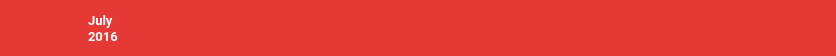
         <widget class="QFrame" name="Header">
          <property name="sizePolicy">
           <sizepolicy hsizetype="Minimum" vsizetype="Minimum">
            <horstretch>0</horstretch>
            <verstretch>0</verstretch>
           </sizepolicy>
          </property>
          <property name="minimumSize">
           <size>
            <width>0</width>
            <height>56</height>
           </size>
          </property>
          <property name="maximumSize">
           <size>
            <width>16777215</width>
            <height>56</height>
           </size>
          </property>
          <property name="palette">
           <palette>
            <active>
             <colorrole role="Base">
              <brush brushstyle="SolidPattern">
               <color alpha="255">
                <red>255</red>
                <green>255</green>
                <blue>255</blue>
               </color>
              </brush>
             </colorrole>
             <colorrole role="Window">
              <brush brushstyle="SolidPattern">
               <color alpha="255">
                <red>229</red>
                <green>57</green>
                <blue>53</blue>
               </color>
              </brush>
             </colorrole>
            </active>
            <inactive>
             <colorrole role="Base">
              <brush brushstyle="SolidPattern">
               <color alpha="255">
                <red>255</red>
                <green>255</green>
                <blue>255</blue>
               </color>
              </brush>
             </colorrole>
             <colorrole role="Window">
              <brush brushstyle="SolidPattern">
               <color alpha="255">
                <red>229</red>
                <green>57</green>
                <blue>53</blue>
               </color>
              </brush>
             </colorrole>
            </inactive>
            <disabled>
             <colorrole role="Base">
              <brush brushstyle="SolidPattern">
               <color alpha="255">
                <red>229</red>
                <green>57</green>
                <blue>53</blue>
               </color>
              </brush>
             </colorrole>
             <colorrole role="Window">
              <brush brushstyle="SolidPattern">
               <color alpha="255">
                <red>229</red>
                <green>57</green>
                <blue>53</blue>
               </color>
              </brush>
             </colorrole>
            </disabled>
           </palette>
          </property>
          <property name="autoFillBackground">
           <bool>true</bool>
          </property>
          <property name="frameShape">
           <enum>QFrame::NoFrame</enum>
          </property>
          <property name="frameShadow">
           <enum>QFrame::Raised</enum>
          </property>
          <property name="lineWidth">
           <number>0</number>
          </property>
          <layout class="QHBoxLayout" name="horizontalLayout_8">
           <property name="spacing">
            <number>0</number>
           </property>
           <property name="leftMargin">
            <number>0</number>
           </property>
           <property name="topMargin">
            <number>0</number>
           </property>
           <property name="rightMargin">
            <number>0</number>
           </property>
           <property name="bottomMargin">
            <number>0</number>
           </property>
           <item>
            <widget class="QPushButton" name="prevMonthBtn">
             <property name="sizePolicy">
              <sizepolicy hsizetype="Maximum" vsizetype="Minimum">
               <horstretch>0</horstretch>
               <verstretch>0</verstretch>
              </sizepolicy>
             </property>
             <property name="minimumSize">
              <size>
               <width>45</width>
               <height>0</height>
              </size>
             </property>
             <property name="maximumSize">
              <size>
               <width>50</width>
               <height>16777215</height>
              </size>
             </property>
             <property name="cursor">
              <cursorShape>PointingHandCursor</cursorShape>
             </property>
             <property name="focusPolicy">
              <enum>Qt::NoFocus</enum>
             </property>
             <property name="text">
              <string/>
             </property>
             <property name="icon">
              <iconset>
               <normalon>:/Images/Resources/arrow_left.png</normalon>
              </iconset>
             </property>
             <property name="iconSize">
              <size>
               <width>16</width>
               <height>16</height>
              </size>
             </property>
             <property name="flat">
              <bool>true</bool>
             </property>
            </widget>
           </item>
           <item>
            <widget class="QPushButton" name="mainIcon">
             <property name="sizePolicy">
              <sizepolicy hsizetype="Minimum" vsizetype="Minimum">
               <horstretch>0</horstretch>
               <verstretch>0</verstretch>
              </sizepolicy>
             </property>
             <property name="text">
              <string/>
             </property>
             <property name="icon">
              <iconset resource="../resources.qrc">
               <normaloff>:/Images/Resources/ic_event_note_white_24px.svg</normaloff>:/Images/Resources/ic_event_note_white_24px.svg</iconset>
             </property>
             <property name="iconSize">
              <size>
               <width>28</width>
               <height>28</height>
              </size>
             </property>
             <property name="flat">
              <bool>true</bool>
             </property>
            </widget>
           </item>
           <item>
            <layout class="QHBoxLayout" name="horizontalLayout_3">
             <property name="spacing">
              <number>6</number>
             </property>
             <item>
              <layout class="QVBoxLayout" name="verticalLayout_9">
               <property name="spacing">
                <number>0</number>
               </property>
               <property name="leftMargin">
                <number>3</number>
               </property>
               <item>
                <spacer name="verticalSpacer_6">
                 <property name="orientation">
                  <enum>Qt::Vertical</enum>
                 </property>
                 <property name="sizeType">
                  <enum>QSizePolicy::Maximum</enum>
                 </property>
                 <property name="sizeHint" stdset="0">
                  <size>
                   <width>20</width>
                   <height>10</height>
                  </size>
                 </property>
                </spacer>
               </item>
               <item>
                <widget class="QLabel" name="monthLabel">
                 <property name="sizePolicy">
                  <sizepolicy hsizetype="Maximum" vsizetype="Maximum">
                   <horstretch>0</horstretch>
                   <verstretch>0</verstretch>
                  </sizepolicy>
                 </property>
                 <property name="minimumSize">
                  <size>
                   <width>65</width>
                   <height>10</height>
                  </size>
                 </property>
                 <property name="maximumSize">
                  <size>
                   <width>16777215</width>
                   <height>16</height>
                  </size>
                 </property>
                 <property name="palette">
                  <palette>
                   <active>
                    <colorrole role="WindowText">
                     <brush brushstyle="SolidPattern">
                      <color alpha="255">
                       <red>255</red>
                       <green>255</green>
                       <blue>255</blue>
                      </color>
                     </brush>
                    </colorrole>
                   </active>
                   <inactive>
                    <colorrole role="WindowText">
                     <brush brushstyle="SolidPattern">
                      <color alpha="255">
                       <red>255</red>
                       <green>255</green>
                       <blue>255</blue>
                      </color>
                     </brush>
                    </colorrole>
                   </inactive>
                   <disabled>
                    <colorrole role="WindowText">
                     <brush brushstyle="SolidPattern">
                      <color alpha="255">
                       <red>190</red>
                       <green>190</green>
                       <blue>190</blue>
                      </color>
                     </brush>
                    </colorrole>
                   </disabled>
                  </palette>
                 </property>
                 <property name="font">
                  <font>
                   <family>Roboto</family>
                   <pointsize>10</pointsize>
                   <weight>75</weight>
                   <bold>true</bold>
                  </font>
                 </property>
                 <property name="text">
                  <string>July</string>
                 </property>
                </widget>
               </item>
               <item>
                <widget class="QLabel" name="yearLabel">
                 <property name="sizePolicy">
                  <sizepolicy hsizetype="Maximum" vsizetype="Maximum">
                   <horstretch>0</horstretch>
                   <verstretch>0</verstretch>
                  </sizepolicy>
                 </property>
                 <property name="minimumSize">
                  <size>
                   <width>0</width>
                   <height>12</height>
                  </size>
                 </property>
                 <property name="maximumSize">
                  <size>
                   <width>16777215</width>
                   <height>12</height>
                  </size>
                 </property>
                 <property name="baseSize">
                  <size>
                   <width>0</width>
                   <height>13</height>
                  </size>
                 </property>
                 <property name="palette">
                  <palette>
                   <active>
                    <colorrole role="WindowText">
                     <brush brushstyle="SolidPattern">
                      <color alpha="255">
                       <red>255</red>
                       <green>255</green>
                       <blue>255</blue>
                      </color>
                     </brush>
                    </colorrole>
                   </active>
                   <inactive>
                    <colorrole role="WindowText">
                     <brush brushstyle="SolidPattern">
                      <color alpha="255">
                       <red>255</red>
                       <green>255</green>
                       <blue>255</blue>
                      </color>
                     </brush>
                    </colorrole>
                   </inactive>
                   <disabled>
                    <colorrole role="WindowText">
                     <brush brushstyle="SolidPattern">
                      <color alpha="255">
                       <red>190</red>
                       <green>190</green>
                       <blue>190</blue>
                      </color>
                     </brush>
                    </colorrole>
                   </disabled>
                  </palette>
                 </property>
                 <property name="font">
                  <font>
                   <family>Roboto</family>
                   <pointsize>10</pointsize>
                   <weight>75</weight>
                   <bold>true</bold>
                  </font>
                 </property>
                 <property name="text">
                  <string>2016</string>
                 </property>
                </widget>
               </item>
               <item>
                <spacer name="verticalSpacer_7">
                 <property name="orientation">
                  <enum>Qt::Vertical</enum>
                 </property>
                 <property name="sizeType">
                  <enum>QSizePolicy::Maximum</enum>
                 </property>
                 <property name="sizeHint" stdset="0">
                  <size>
                   <width>20</width>
                   <height>10</height>
                  </size>
                 </property>
                </spacer>
               </item>
              </layout>
             </item>
            </layout>
           </item>
           <item>
            <widget class="QPushButton" name="nextMonthBtn">
             <property name="sizePolicy">
              <sizepolicy hsizetype="Maximum" vsizetype="Minimum">
               <horstretch>0</horstretch>
               <verstretch>0</verstretch>
              </sizepolicy>
             </property>
             <property name="minimumSize">
              <size>
               <width>45</width>
               <height>0</height>
              </size>
             </property>
             <property name="maximumSize">
              <size>
               <width>50</width>
               <height>16777215</height>
              </size>
             </property>
             <property name="cursor">
              <cursorShape>PointingHandCursor</cursorShape>
             </property>
             <property name="focusPolicy">
              <enum>Qt::NoFocus</enum>
             </property>
             <property name="text">
              <string/>
             </property>
             <property name="icon">
              <iconset>
               <normalon>:/Images/Resources/arrow_right.png</normalon>
              </iconset>
             </property>
             <property name="iconSize">
              <size>
               <width>16</width>
               <height>16</height>
              </size>
             </property>
             <property name="flat">
              <bool>true</bool>
             </property>
            </widget>
           </item>
           <item>
            <spacer name="horizontalSpacer">
             <property name="orientation">
              <enum>Qt::Horizontal</enum>
             </property>
             <property name="sizeType">
              <enum>QSizePolicy::Expanding</enum>
             </property>
             <property name="sizeHint" stdset="0">
              <size>
               <width>548</width>
               <height>17</height>
              </size>
             </property>
            </spacer>
           </item>
           <item>
            <widget class="QPushButton" name="statBtn">
             <property name="sizePolicy">
              <sizepolicy hsizetype="Minimum" vsizetype="Minimum">
               <horstretch>0</horstretch>
               <verstretch>0</verstretch>
              </sizepolicy>
             </property>
             <property name="minimumSize">
              <size>
               <width>45</width>
               <height>0</height>
              </size>
             </property>
             <property name="font">
              <font>
               <family>Roboto</family>
              </font>
             </property>
             <property name="cursor">
              <cursorShape>PointingHandCursor</cursorShape>
             </property>
             <property name="focusPolicy">
              <enum>Qt::NoFocus</enum>
             </property>
             <property name="text">
              <string/>
             </property>
             <property name="icon">
              <iconset resource="../resources.qrc">
               <normaloff>:/Images/Resources/ic_trending_up_white_24px.svg</normaloff>:/Images/Resources/ic_trending_up_white_24px.svg</iconset>
             </property>
             <property name="iconSize">
              <size>
               <width>18</width>
               <height>18</height>
              </size>
             </property>
             <property name="flat">
              <bool>true</bool>
             </property>
            </widget>
           </item>
           <item>
            <widget class="QPushButton" name="settingsBtn">
             <property name="sizePolicy">
              <sizepolicy hsizetype="Minimum" vsizetype="Minimum">
               <horstretch>0</horstretch>
               <verstretch>0</verstretch>
              </sizepolicy>
             </property>
             <property name="minimumSize">
              <size>
               <width>45</width>
               <height>0</height>
              </size>
             </property>
             <property name="cursor">
              <cursorShape>PointingHandCursor</cursorShape>
             </property>
             <property name="focusPolicy">
              <enum>Qt::NoFocus</enum>
             </property>
             <property name="text">
              <string/>
             </property>
             <property name="icon">
              <iconset resource="../resources.qrc">
               <normaloff>:/Images/Resources/ic_settings_white_24px.svg</normaloff>:/Images/Resources/ic_settings_white_24px.svg</iconset>
             </property>
             <property name="iconSize">
              <size>
               <width>18</width>
               <height>18</height>
              </size>
             </property>
             <property name="flat">
              <bool>true</bool>
             </property>
            </widget>
           </item>
          </layout>
         </widget>
